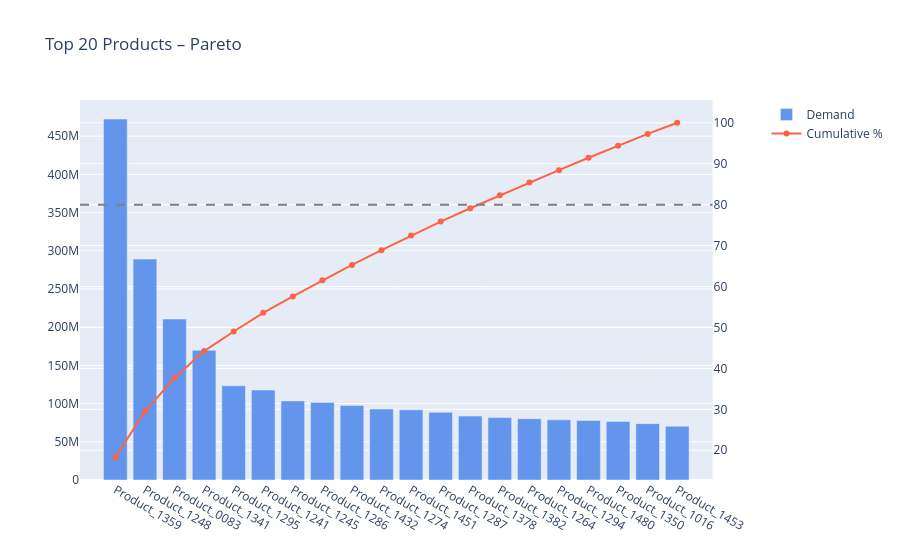

The code cell stored with this chart in its notebook:
### Markdown cell above
## 6. Top 20 Products – Interactive Pareto

### Code cell
top20 = df.groupby('Product_Code')['Order_Demand'].sum().nlargest(20).reset_index()
top20['cumulative_pct'] = top20['Order_Demand'].cumsum() / top20['Order_Demand'].sum() * 100

fig = make_subplots(specs=[[{"secondary_y": True}]])
fig.add_trace(
    go.Bar(x=top20['Product_Code'], y=top20['Order_Demand'], name='Demand',
           marker_color='cornflowerblue'),
    secondary_y=False
)
fig.add_trace(
    go.Scatter(x=top20['Product_Code'], y=top20['cumulative_pct'],
               name='Cumulative %', mode='lines+markers', line=dict(color='tomato')),
    secondary_y=True
)
fig.add_hline(y=80, line_dash='dash', line_color='gray', secondary_y=True)
fig.update_layout(title='Top 20 Products – Pareto', hovermode='x unified')
fig.show()

### Figure 1 — Plotly figure (JSON) as saved in the notebook; plotly's stock layout.template omitted (floating-point values rounded to 4 significant figures)
{"data": [{"marker": {"color": "cornflowerblue"}, "name": "Demand", "type": "bar", "x": ["Product_1359", "Product_1248", "Product_0083", "Product_1341", "Product_1295", "Product_1241", "Product_1245", "Product_1286", "Product_1432", "Product_1274", "Product_1451", "Product_1287", "Product_1378", "Product_1382", "Product_1264", "Product_1294", "Product_1480", "Product_1350", "Product_1016", "Product_1453"], "xaxis": "x", "y": [472474000, 289117000, 210651000, 169777000, 123303000, 117741000, 103537000, 101566400, 97385000, 92831000, 91856000, 88715600, 83632700, 81690200, 80193000, 78714000, 77835000, 76703000, 73779700, 70504500], "yaxis": "y"}, {"line": {"color": "tomato"}, "mode": "lines+markers", "name": "Cumulative %", "type": "scatter", "x": ["Product_1359", "Product_1248", "Product_0083", "Product_1341", "Product_1295", "Product_1241", "Product_1245", "Product_1286", "Product_1432", "Product_1274", "Product_1451", "Product_1287", "Product_1378", "Product_1382", "Product_1264", "Product_1294", "Product_1480", "Product_1350", "Product_1016", "Product_1453"], "xaxis": "x", "y": [18.3, 29.5, 37.65, 44.23, 49.01, 53.57, 57.58, 61.51, 65.28, 68.88, 72.43, 75.87, 79.11, 82.27, 85.38, 88.43, 91.44, 94.41, 97.27, 100.0], "yaxis": "y2"}], "layout": {"hovermode": "x unified", "shapes": [{"line": {"color": "gray", "dash": "dash"}, "type": "line", "x0": 0, "x1": 1, "xref": "x domain", "y0": 80, "y1": 80, "yref": "y2"}], "title": {"text": "Top 20 Products – Pareto"}, "xaxis": {"anchor": "y", "domain": [0, 0.94]}, "yaxis": {"anchor": "x", "domain": [0, 1]}, "yaxis2": {"anchor": "x", "overlaying": "y", "side": "right"}}}
